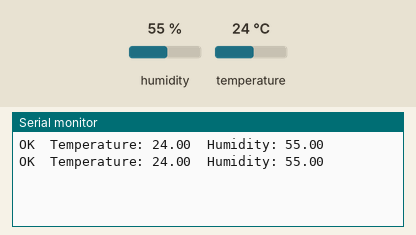
Simulated run of this sketch. Board: Arduino Uno, built with avr-gcc and run on an emulated ATmega328P. Parts: the last lines printed to the serial monitor. The inputs (shaded band) are chosen by the test bench; at power-on: humidity 55 %, temperature 24 °C.

Above: at 3.8 s.
3.9 s: humidity set to 22 %
At 5.5 s:
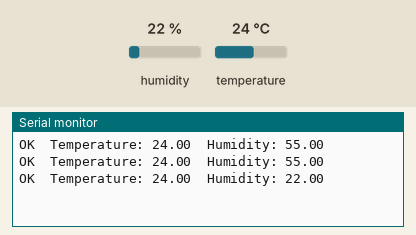
6.7 s: temperature set to 12 °C
At 7.4 s:
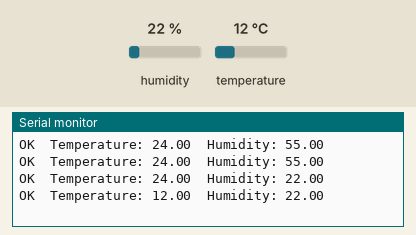
9.5 s: humidity set to 40 %
At 12.5 s:
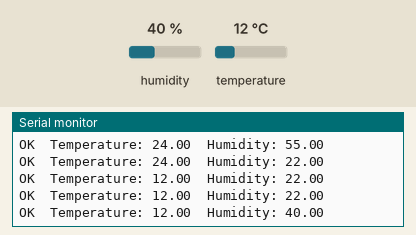
Timing chart, 0 to 14.0 s (numbered marks = the images above; inputs shaded):
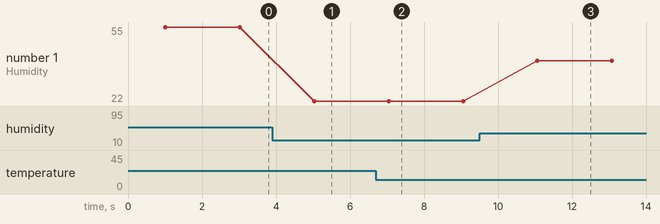

The sketch:

DHT.ino
```cpp
#include "DHTesp.h"

#define DHTPIN 5

DHTesp dht;

void setup()
{
  Serial.begin(9600);
  Serial.println();
  dht.setup(DHTPIN, DHTesp::DHT11);
}

void loop()
{
  delay(dht.getMinimumSamplingPeriod());
  float h = dht.getHumidity();
  float t = dht.getTemperature();

  Serial.print(dht.getStatusString());
  Serial.print("\t");
  Serial.print("Temperature: ");
  Serial.print( t);
  Serial.print("\t");
  Serial.print("Humidity: ");
  Serial.println(h);
  delay(1000);
}
```

Measured:
- after the input at 3.9 s, the serial monitor: prints a new line after 1.1 s (image 1)
- after the input at 6.7 s, the serial monitor: prints a new line after 0.34 s (image 2)
- after the input at 9.5 s, the serial monitor: prints a new line after 1.6 s (image 3)
- plotted number 1: 55 → 22 after the input at 3.9 s, 22 → 40 after the input at 9.5 s
